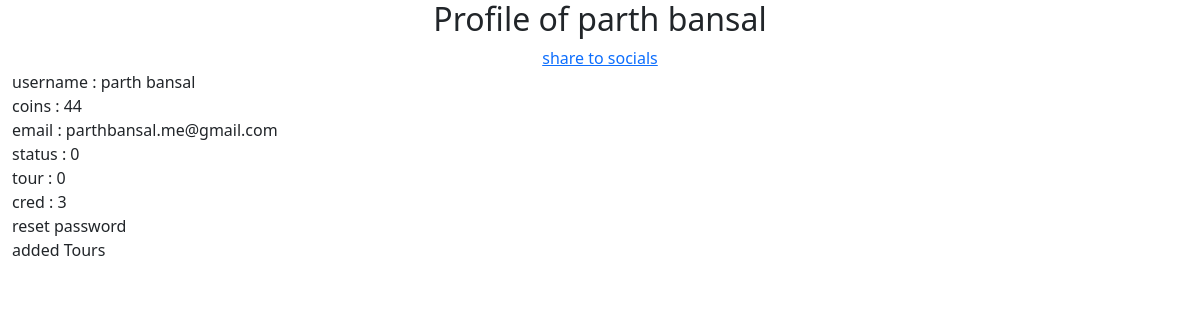
The app's page /profile (signed in), older data.
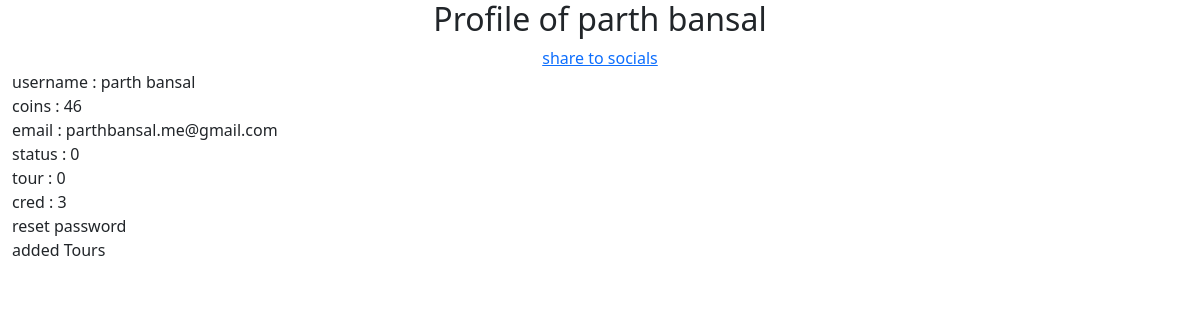
The same page, newer data.
### server_pkg/models.py (models this page shows)
class User(UserMixin, db.Model):
    __tablename__ = "user"
    id = db.Column(db.Integer, primary_key=True)
    username = db.Column(db.String(80), unique=True, nullable=False)
    email = db.Column(db.String(120), unique=True, nullable=False)
    pwd = db.Column(db.String(300), nullable=False, unique=True)
    status = db.Column(db.Integer, nullable=False, default=0)
    tour = db.Column(db.Integer, nullable=False, default=0)
    cred = db.Column(db.Integer, nullable=False, default=3)
    coins = db.Column(db.Integer, nullable=False, default=0)
    tours = db.relationship('Tour', backref='user_det', lazy=True)
    def __repr__(self):
        return '<User %r>' % self.username

### main.py (the view)
@app.route("/profile")
@login_required
def profile():
    user = User.query.filter_by(id=flask_login.current_user.id).first()
    print(user)
    return render_template("profile.html", user=user, text="Profile of " + user.username)

### main.py (called while the page is built)
@login_manager.user_loader
def load_user(user_id):
    return User.query.get(int(user_id))

@app.before_request
def session_handler():
    session.permanent = True
    app.permanent_session_lifetime = timedelta(minutes=60)

### server_pkg/templates/profile.html (shortened to what this page needs)
{% extends 'base.html' %}
{% block content %}
<div class="text-center">
    <h2>{{text}}</h2>
    <a href="{{url_for("profile_share")}}" >share to socials</a>
</div>
username : {{ user.username }}<br>
coins : {{ user.coins }}<br>
email : {{ user.email }}<br>
status : {{ user.status }}<br>
tour : {{ user.tour }}<br>
cred : {{ user.cred }}<br>
reset password<br>
added Tours<br>
{% endblock %}

### server_pkg/templates/base.html (shortened to what this page needs)
<!doctype html>
<html lang="en">
<head>
    {% block head%}
    <link href="https://cdn.jsdelivr.net/npm/bootstrap@5.0.2/dist/css/bootstrap.min.css" rel="stylesheet">
    {% endblock %}
</head>
<body>
    <div class="container-fluid">
        {% block content%}
        {% endblock %}
    </div>
</body>
</html>

Row changes from the older to the newer data that the page shows:
changed User "parth bansal": coins "44" → "46"
